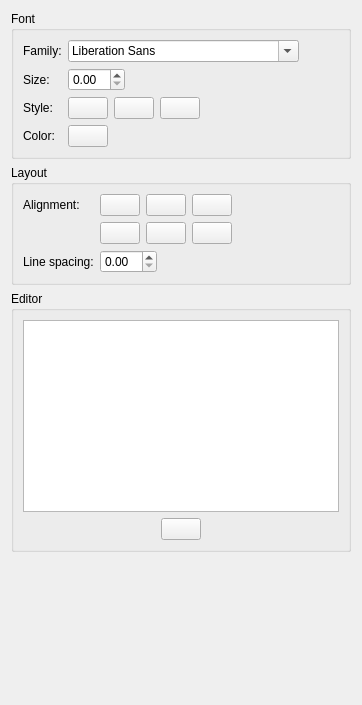
     <widget class="QWidget" name="textPage">
      <attribute name="title">
       <string>Text</string>
      </attribute>
      <layout class="QGridLayout" name="gridLayout_15">
       <item row="1" column="0">
        <widget class="QGroupBox" name="groupBox_2">
         <property name="title">
          <string>Layout</string>
         </property>
         <layout class="QGridLayout" name="gridLayout_2">
          <item row="0" column="0">
           <layout class="QFormLayout" name="formLayout_2">
            <item row="0" column="0">
             <widget class="QLabel" name="label_7">
              <property name="text">
               <string>Alignment:</string>
              </property>
             </widget>
            </item>
            <item row="0" column="1">
             <layout class="QHBoxLayout" name="horizontalLayout_2">
              <item>
               <widget class="QPushButton" name="textHAlignLeftToggle">
                <property name="text">
                 <string/>
                </property>
                <property name="icon">
                 <iconset resource="../icons.qrc">
                  <normaloff>:/icons/24x24/actions/glabels-align-text-left.png</normaloff>:/icons/24x24/actions/glabels-align-text-left.png</iconset>
                </property>
                <property name="checkable">
                 <bool>true</bool>
                </property>
                <property name="flat">
                 <bool>false</bool>
                </property>
               </widget>
              </item>
              <item>
               <widget class="QPushButton" name="textHAlignCenterToggle">
                <property name="text">
                 <string/>
                </property>
                <property name="icon">
                 <iconset resource="../icons.qrc">
                  <normaloff>:/icons/24x24/actions/glabels-align-text-center.png</normaloff>:/icons/24x24/actions/glabels-align-text-center.png</iconset>
                </property>
                <property name="checkable">
                 <bool>true</bool>
                </property>
               </widget>
              </item>
              <item>
               <widget class="QPushButton" name="textHAlignRightToggle">
                <property name="text">
                 <string/>
                </property>
                <property name="icon">
                 <iconset resource="../icons.qrc">
                  <normaloff>:/icons/24x24/actions/glabels-align-text-right.png</normaloff>:/icons/24x24/actions/glabels-align-text-right.png</iconset>
                </property>
                <property name="checkable">
                 <bool>true</bool>
                </property>
               </widget>
              </item>
             </layout>
            </item>
            <item row="1" column="0">
             <widget class="QLabel" name="label_8">
              <property name="text">
               <string/>
              </property>
             </widget>
            </item>
            <item row="1" column="1">
             <layout class="QHBoxLayout" name="horizontalLayout_3">
              <item>
               <widget class="QPushButton" name="textVAlignTopToggle">
                <property name="text">
                 <string/>
                </property>
                <property name="icon">
                 <iconset resource="../icons.qrc">
                  <normaloff>:/icons/24x24/actions/glabels-valign-text-top.png</normaloff>:/icons/24x24/actions/glabels-valign-text-top.png</iconset>
                </property>
                <property name="checkable">
                 <bool>true</bool>
                </property>
                <property name="flat">
                 <bool>false</bool>
                </property>
               </widget>
              </item>
              <item>
               <widget class="QPushButton" name="textVAlignMiddleToggle">
                <property name="text">
                 <string/>
                </property>
                <property name="icon">
                 <iconset resource="../icons.qrc">
                  <normaloff>:/icons/24x24/actions/glabels-valign-text-middle.png</normaloff>:/icons/24x24/actions/glabels-valign-text-middle.png</iconset>
                </property>
                <property name="checkable">
                 <bool>true</bool>
                </property>
               </widget>
              </item>
              <item>
               <widget class="QPushButton" name="textVAlignBottomToggle">
                <property name="text">
                 <string/>
                </property>
                <property name="icon">
                 <iconset resource="../icons.qrc">
                  <normaloff>:/icons/24x24/actions/glabels-valign-text-bottom.png</normaloff>:/icons/24x24/actions/glabels-valign-text-bottom.png</iconset>
                </property>
                <property name="checkable">
                 <bool>true</bool>
                </property>
               </widget>
              </item>
             </layout>
            </item>
            <item row="2" column="0">
             <widget class="QLabel" name="label_9">
              <property name="text">
               <string>Line spacing:</string>
              </property>
             </widget>
            </item>
            <item row="2" column="1">
             <layout class="QHBoxLayout" name="horizontalLayout_19">
              <item>
               <widget class="QDoubleSpinBox" name="textLineSpacingSpin"/>
              </item>
              <item>
               <spacer name="horizontalSpacer_16">
                <property name="orientation">
                 <enum>Qt::Horizontal</enum>
                </property>
                <property name="sizeHint" stdset="0">
                 <size>
                  <width>40</width>
                  <height>20</height>
                 </size>
                </property>
               </spacer>
              </item>
             </layout>
            </item>
           </layout>
          </item>
          <item row="0" column="1">
           <spacer name="horizontalSpacer_5">
            <property name="orientation">
             <enum>Qt::Horizontal</enum>
            </property>
            <property name="sizeHint" stdset="0">
             <size>
              <width>40</width>
              <height>20</height>
             </size>
            </property>
           </spacer>
          </item>
         </layout>
        </widget>
       </item>
       <item row="0" column="0">
        <widget class="QGroupBox" name="groupBox">
         <property name="title">
          <string>Font</string>
         </property>
         <property name="flat">
          <bool>false</bool>
         </property>
         <layout class="QGridLayout" name="gridLayout">
          <item row="0" column="0">
           <layout class="QFormLayout" name="formLayout">
            <property name="fieldGrowthPolicy">
             <enum>QFormLayout::AllNonFixedFieldsGrow</enum>
            </property>
            <item row="0" column="0">
             <widget class="QLabel" name="label_3">
              <property name="text">
               <string>Family:</string>
              </property>
             </widget>
            </item>
            <item row="0" column="1">
             <widget class="QFontComboBox" name="textFontFamilyCombo"/>
            </item>
            <item row="1" column="0">
             <widget class="QLabel" name="label_4">
              <property name="text">
               <string>Size:</string>
              </property>
             </widget>
            </item>
            <item row="2" column="0">
             <widget class="QLabel" name="label_5">
              <property name="text">
               <string>Style:</string>
              </property>
             </widget>
            </item>
            <item row="2" column="1">
             <layout class="QHBoxLayout" name="horizontalLayout">
              <item>
               <widget class="QPushButton" name="textFontBoldToggle">
                <property name="text">
                 <string/>
                </property>
                <property name="icon">
                 <iconset resource="../icons.qrc">
                  <normaloff>:/icons/24x24/actions/glabels-format-text-bold.png</normaloff>:/icons/24x24/actions/glabels-format-text-bold.png</iconset>
                </property>
                <property name="checkable">
                 <bool>true</bool>
                </property>
                <property name="flat">
                 <bool>false</bool>
                </property>
               </widget>
              </item>
              <item>
               <widget class="QPushButton" name="textFontItalicToggle">
                <property name="text">
                 <string/>
                </property>
                <property name="icon">
                 <iconset resource="../icons.qrc">
                  <normaloff>:/icons/24x24/actions/glabels-format-text-italic.png</normaloff>:/icons/24x24/actions/glabels-format-text-italic.png</iconset>
                </property>
                <property name="checkable">
                 <bool>true</bool>
                </property>
               </widget>
              </item>
              <item>
               <widget class="QPushButton" name="textFontUnderlineToggle">
                <property name="text">
                 <string/>
                </property>
                <property name="icon">
                 <iconset resource="../icons.qrc">
                  <normaloff>:/icons/24x24/actions/glabels-format-text-underline.png</normaloff>:/icons/24x24/actions/glabels-format-text-underline.png</iconset>
                </property>
                <property name="checkable">
                 <bool>true</bool>
                </property>
               </widget>
              </item>
              <item>
               <spacer name="horizontalSpacer_20">
                <property name="orientation">
                 <enum>Qt::Horizontal</enum>
                </property>
                <property name="sizeHint" stdset="0">
                 <size>
                  <width>40</width>
                  <height>20</height>
                 </size>
                </property>
               </spacer>
              </item>
             </layout>
            </item>
            <item row="3" column="0">
             <widget class="QLabel" name="label_6">
              <property name="text">
               <string>Color:</string>
              </property>
             </widget>
            </item>
            <item row="1" column="1">
             <layout class="QHBoxLayout" name="horizontalLayout_18">
              <item>
               <widget class="QDoubleSpinBox" name="textFontSizeSpin"/>
              </item>
              <item>
               <spacer name="horizontalSpacer_15">
                <property name="orientation">
                 <enum>Qt::Horizontal</enum>
                </property>
                <property name="sizeHint" stdset="0">
                 <size>
                  <width>40</width>
                  <height>20</height>
                 </size>
                </property>
               </spacer>
              </item>
             </layout>
            </item>
            <item row="3" column="1">
             <layout class="QHBoxLayout" name="horizontalLayout_23">
              <item>
               <widget class="ColorButton" name="textColorButton">
                <property name="text">
                 <string/>
                </property>
               </widget>
              </item>
              <item>
               <spacer name="horizontalSpacer_19">
                <property name="orientation">
                 <enum>Qt::Horizontal</enum>
                </property>
                <property name="sizeHint" stdset="0">
                 <size>
                  <width>40</width>
                  <height>20</height>
                 </size>
                </property>
               </spacer>
              </item>
             </layout>
            </item>
           </layout>
          </item>
          <item row="0" column="1">
           <spacer name="horizontalSpacer_4">
            <property name="orientation">
             <enum>Qt::Horizontal</enum>
            </property>
            <property name="sizeHint" stdset="0">
             <size>
              <width>40</width>
              <height>20</height>
             </size>
            </property>
           </spacer>
          </item>
         </layout>
        </widget>
       </item>
       <item row="3" column="0">
        <spacer name="verticalSpacer_5">
         <property name="orientation">
          <enum>Qt::Vertical</enum>
         </property>
         <property name="sizeHint" stdset="0">
          <size>
           <width>20</width>
           <height>142</height>
          </size>
         </property>
        </spacer>
       </item>
       <item row="2" column="0">
        <widget class="QGroupBox" name="groupBox_3">
         <property name="title">
          <string>Editor</string>
         </property>
         <layout class="QGridLayout" name="gridLayout_4">
          <item row="0" column="0">
           <layout class="QGridLayout" name="gridLayout_3">
            <item row="0" column="0">
             <widget class="QTextEdit" name="textEdit"/>
            </item>
            <item row="1" column="0">
             <layout class="QHBoxLayout" name="horizontalLayout_4">
              <item>
               <spacer name="horizontalSpacer">
                <property name="orientation">
                 <enum>Qt::Horizontal</enum>
                </property>
                <property name="sizeHint" stdset="0">
                 <size>
                  <width>40</width>
                  <height>20</height>
                 </size>
                </property>
               </spacer>
              </item>
              <item>
               <widget class="FieldButton" name="textInsertFieldButton">
                <property name="text">
                 <string/>
                </property>
               </widget>
              </item>
              <item>
               <spacer name="horizontalSpacer_2">
                <property name="orientation">
                 <enum>Qt::Horizontal</enum>
                </property>
                <property name="sizeHint" stdset="0">
                 <size>
                  <width>40</width>
                  <height>20</height>
                 </size>
                </property>
               </spacer>
              </item>
             </layout>
            </item>
           </layout>
          </item>
         </layout>
        </widget>
       </item>
      </layout>
     </widget>
